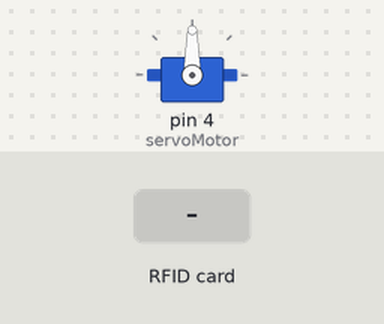
Recording of a sketch running on a simulated Arduino Uno, built with avr-gcc and run on an emulated ATmega328P. On the bench: servo. The test bench sets the inputs (shaded band). What the sketch prints to the serial monitor is not drawn.

Above: at 1.2 s.
1.3 s: RFID card 66 5C 24 7E held to the reader
2.8 s: RFID card 66 5C 24 7E held to the reader
At 4.0 s:
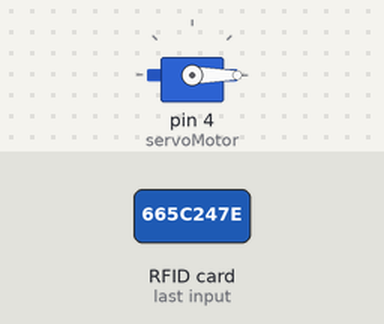
4.3 s: RFID card 5E 7A 19 C4 held to the reader
Timing chart, 0 to 7.3 s (numbered marks = the images above; inputs shaded):
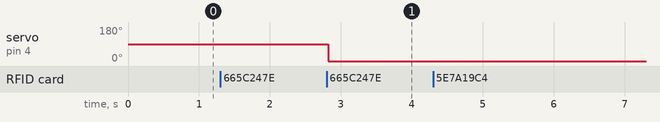

Measured:
- after the input at 1.3 s, every drawn part: stays the same
- after the input at 2.8 s, servo on pin 4 (servoMotor): 90° → 0° at once
- after the input at 4.3 s, every drawn part: stays the same

The sketch:

unionServoRif.ino
```cpp
#include "SPI.h"
#include "MFRC522.h"

#define SS_PIN 10
#define RST_PIN 9
#define SP_PIN 8

MFRC522 rfid(SS_PIN, RST_PIN);
#include <Servo.h>

// Declaramos la variable para controlar el servo
Servo servoMotor;
MFRC522::MIFARE_Key key;
void setup() {
  Serial.begin(9600);
  SPI.begin();
  rfid.PCD_Init();
  servoMotor.attach(4);
}
int cont=1;
void loop() {
  Serial.println("entro al loop");
  if (!rfid.PICC_IsNewCardPresent() || !rfid.PICC_ReadCardSerial())
    return;

  // Serial.print(F("PICC type: "));
  MFRC522::PICC_Type piccType = rfid.PICC_GetType(rfid.uid.sak);
  // Serial.println(rfid.PICC_GetTypeName(piccType));

  // Check is the PICC of Classic MIFARE type
  if (piccType != MFRC522::PICC_TYPE_MIFARE_MINI &&
    piccType != MFRC522::PICC_TYPE_MIFARE_1K &&
    piccType != MFRC522::PICC_TYPE_MIFARE_4K) {
    Serial.println(F("Your tag is not of type MIFARE Classic."));
    return;
  }

  String strID = "";
  for (byte i = 0; i < 4; i++) {
    strID +=
    (rfid.uid.uidByte[i] < 0x10 ? "0" : "") +
    String(rfid.uid.uidByte[i], HEX) +
    (i!=3 ? ":" : "");
  }
  strID.toUpperCase();
  Serial.print("Tap card key: ");
  Serial.println(strID);
  if(strID=="66:5C:24:7E"){
    Serial.print("\nEntre al sector\n");
    cont++;
    Serial.print(cont);
    /*-----------------------------------------------*/
    if(cont%2==0){
      //si es 1,3,5,7,9
      // Desplazamos a la posición 90º
  servoMotor.write(90);
  // Esperamos 1 segundo
  delay(1000);
    }else{
      //si 2,4,6,8,10
      servoMotor.write(0);
  // Esperamos 1 segundo
  delay(1000);
    }


  // Desplazamos a la posición 180º
  //servoMotor.write(180);
  // Esperamos 1 segundo
  //delay(1000);
    /*-----------------------------------------------*/
    }else{
      Serial.print("\nAcceso no permitido a esta area\n");
    }

  rfid.PICC_HaltA();
  rfid.PCD_StopCrypto1();
}
```
